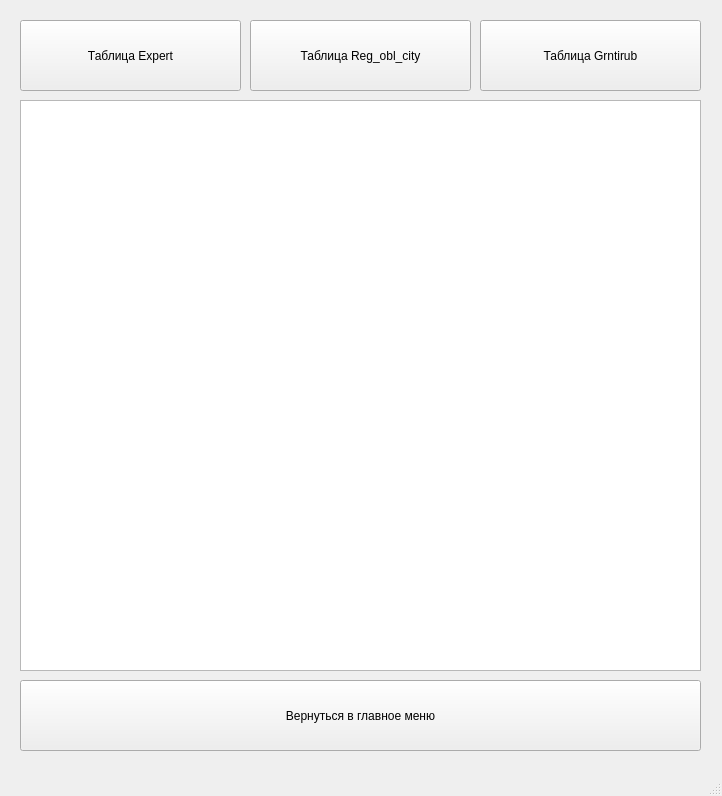
<?xml version="1.0" encoding="UTF-8"?>
<ui version="4.0">
 <class>MainWindow</class>
 <widget class="QMainWindow" name="MainWindow">
  <property name="geometry">
   <rect>
    <x>0</x>
    <y>0</y>
    <width>722</width>
    <height>796</height>
   </rect>
  </property>
  <property name="windowTitle">
   <string>MainWindow</string>
  </property>
  <widget class="QWidget" name="centralwidget">
   <widget class="QTableView" name="databaseTableView">
    <property name="geometry">
     <rect>
      <x>20</x>
      <y>100</y>
      <width>681</width>
      <height>571</height>
     </rect>
    </property>
    <property name="sortingEnabled">
     <bool>true</bool>
    </property>
    <property name="cornerButtonEnabled">
     <bool>true</bool>
    </property>
    <attribute name="horizontalHeaderCascadingSectionResizes">
     <bool>true</bool>
    </attribute>
    <attribute name="horizontalHeaderDefaultSectionSize">
     <number>10</number>
    </attribute>
    <attribute name="horizontalHeaderMinimumSectionSize">
     <number>1</number>
    </attribute>
    <attribute name="horizontalHeaderStretchLastSection">
     <bool>false</bool>
    </attribute>
    <attribute name="verticalHeaderCascadingSectionResizes">
     <bool>true</bool>
    </attribute>
    <attribute name="verticalHeaderMinimumSectionSize">
     <number>10</number>
    </attribute>
    <attribute name="verticalHeaderStretchLastSection">
     <bool>false</bool>
    </attribute>
   </widget>
   <widget class="QPushButton" name="ExpertTableButton">
    <property name="geometry">
     <rect>
      <x>20</x>
      <y>20</y>
      <width>221</width>
      <height>71</height>
     </rect>
    </property>
    <property name="text">
     <string>Таблица Expert</string>
    </property>
   </widget>
   <widget class="QPushButton" name="GrntiTableButton">
    <property name="geometry">
     <rect>
      <x>480</x>
      <y>20</y>
      <width>221</width>
      <height>71</height>
     </rect>
    </property>
    <property name="text">
     <string>Таблица Grntirub</string>
    </property>
   </widget>
   <widget class="QPushButton" name="RegionTableButton">
    <property name="geometry">
     <rect>
      <x>250</x>
      <y>20</y>
      <width>221</width>
      <height>71</height>
     </rect>
    </property>
    <property name="text">
     <string>Таблица Reg_obl_city</string>
    </property>
   </widget>
   <widget class="QPushButton" name="returnToMainButton">
    <property name="geometry">
     <rect>
      <x>20</x>
      <y>680</y>
      <width>681</width>
      <height>71</height>
     </rect>
    </property>
    <property name="text">
     <string>Вернуться в главное меню</string>
    </property>
   </widget>
  </widget>
  <widget class="QMenuBar" name="menubar">
   <property name="geometry">
    <rect>
     <x>0</x>
     <y>0</y>
     <width>722</width>
     <height>21</height>
    </rect>
   </property>
  </widget>
  <widget class="QStatusBar" name="statusbar"/>
 </widget>
 <resources/>
 <connections/>
</ui>
